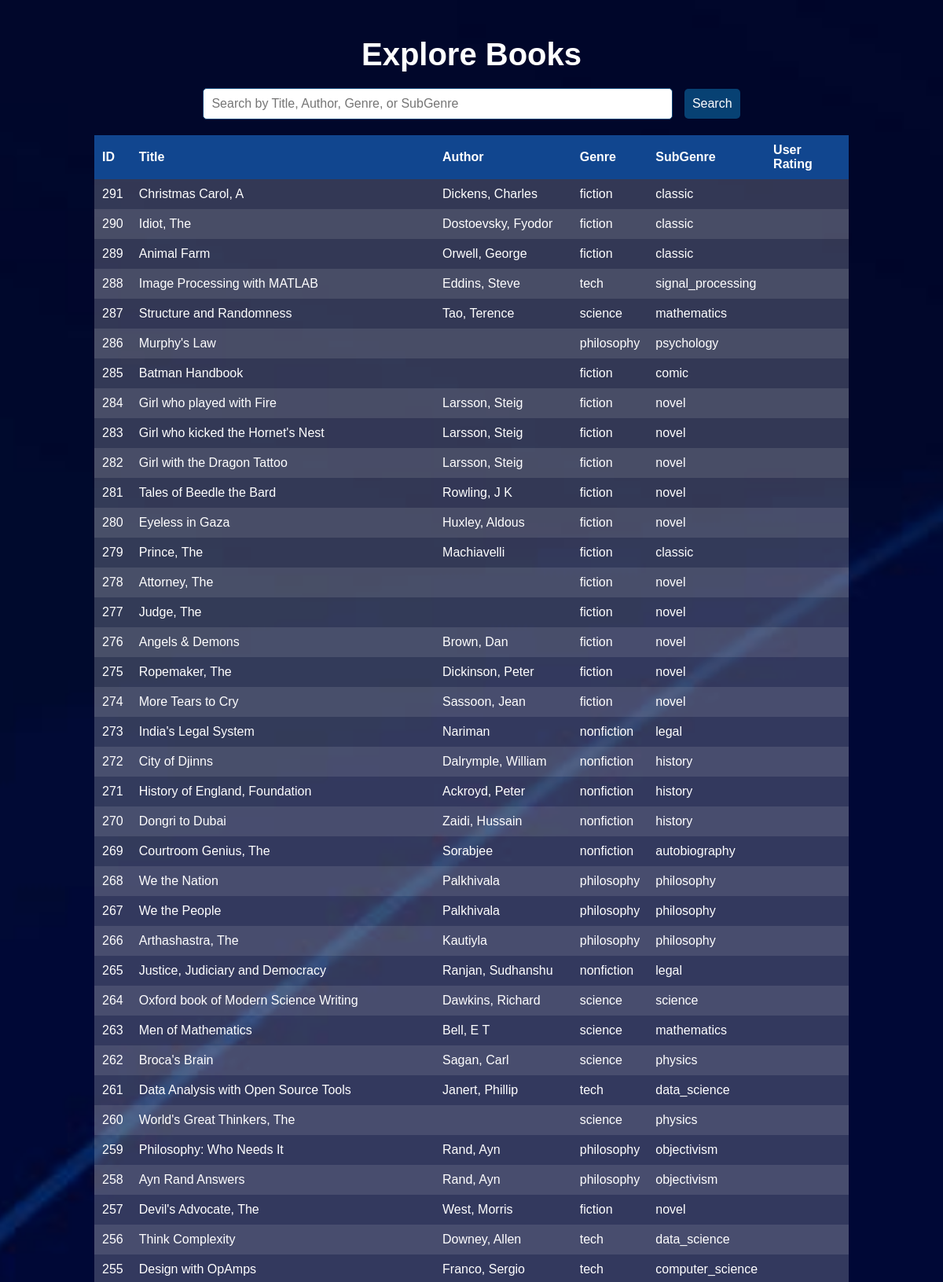
The page /templates/Explore.php?sort=id&order=DESC (upper part) on the database its author committed.
### tables this page shows
CREATE TABLE `book` (
  `id` int(11) NOT NULL,
  `Title` varchar(255) DEFAULT NULL,
  `Author` varchar(255) DEFAULT NULL,
  `Genre` varchar(255) DEFAULT NULL,
  `SubGenre` varchar(255) DEFAULT NULL,
  `UserRating` float DEFAULT NULL
);

### templates/Explore.php (the view, shortened to what this page needs)
<?php
$servername = "localhost";
$username = "root";
$password = "";
$dbname = "book_recommendation";
$conn = new mysqli($servername, $username, $password, $dbname);
$sort_column = 'id';
$sort_order = 'ASC';
if (isset($_GET['sort']) && isset($_GET['order'])) {
    $sort_column = $_GET['sort'];
    $sort_order = $_GET['order'] == 'ASC' ? 'ASC' : 'DESC';
}
$search_query = '';
$sql = "SELECT id, Title, Author, Genre, SubGenre, UserRating FROM book
        WHERE Title LIKE '%$search_query%'
        OR Author LIKE '%$search_query%'
        OR Genre LIKE '%$search_query%'
        OR SubGenre LIKE '%$search_query%'
        ORDER BY $sort_column $sort_order";
$result = $conn->query($sql);
?>
<!DOCTYPE html>
<html>
<head>
</head>
<body style="background-position: center center; background-size: cover; background-repeat: repeat; min-height: 100vh;">
    <div class="container">
        <h1>Explore Books</h1>
        <div class="search-form">
            <form method="get" action="">
                <input type="text" name="search" class="search-input" placeholder="Search by Title, Author, Genre, or SubGenre" value="<?php echo isset($_GET['search']) ? htmlspecialchars($_GET['search']) : ''; ?>">
                <button type="submit" class="search-button">Search</button>
            </form>
        </div>
        <div class="table-container">
            <table>
                <thead>
                    <tr>
                        <th><a href="?sort=id&order=<?php echo $sort_order == 'ASC' ? 'DESC' : 'ASC'; ?>">ID</a></th>
                        <th><a href="?sort=Title&order=<?php echo $sort_order == 'ASC' ? 'DESC' : 'ASC'; ?>">Title</a></th>
                        <th><a href="?sort=Author&order=<?php echo $sort_order == 'ASC' ? 'DESC' : 'ASC'; ?>">Author</a></th>
                        <th><a href="?sort=Genre&order=<?php echo $sort_order == 'ASC' ? 'DESC' : 'ASC'; ?>">Genre</a></th>
                        <th><a href="?sort=SubGenre&order=<?php echo $sort_order == 'ASC' ? 'DESC' : 'ASC'; ?>">SubGenre</a></th>
                        <th><a href="?sort=UserRating&order=<?php echo $sort_order == 'ASC' ? 'DESC' : 'ASC'; ?>">User Rating</a></th>
                    </tr>
                </thead>
                <tbody>
                    <?php
                    if ($result->num_rows > 0) {
                        while($row = $result->fetch_assoc()) {
                            echo "<tr>";
                            echo "<td>" . $row["id"]. "</td>";
                            echo "<td>" . $row["Title"]. "</td>";
                            echo "<td>" . $row["Author"]. "</td>";
                            echo "<td>" . $row["Genre"]. "</td>";
                            echo "<td>" . $row["SubGenre"]. "</td>";
                            echo "<td>" . $row["UserRating"]. "</td>";
                            echo "</tr>";
                        }
                    } else {
                        echo "<tr><td colspan='6'>No records found</td></tr>";
                    }
                    ?>
                </tbody>
            </table>
        </div>
    </div>
</body>
</html>

### templates/Explore.php (style rules this page uses)
body, html { margin: 0; padding: 0; height: 100%; font-family: 'Arial', sans-serif; background-image: url('http://localhost/book_recommendation/templates/Background_image.jpg'); color: white; background-attachment: fixed; }
.container { width: 80%; margin: auto; padding: 20px; }
h1 { text-align: center; font-size: 2.5rem; margin-bottom: 20px; }
.table-container { overflow-x: auto; }
table { width: 100%; border-collapse: collapse; background: rgba(255, 255, 255, 0.2); border-radius: 8px; box-shadow: 0 4px 10px rgba(0, 0, 0, 0.3); }
th, td { padding: 10px; text-align: left; }
th { background: #11468F; color: white; cursor: pointer; }
tr:nth-child(even) { background: rgba(255, 255, 255, 0.1); }
th a { color: white; text-decoration: none; }
.search-form { margin-bottom: 20px; text-align: center; }
.search-input { padding: 10px; font-size: 1rem; border-radius: 5px; border: 1px solid #074173; width: 60%; margin-right: 10px; }
.search-button { background-color: #074173; color: white; border: none; border-radius: 5px; padding: 10px; cursor: pointer; font-size: 1rem; }

### rows shown on the page
book: id "291", Title "Christmas Carol, A", Author "Dickens, Charles", Genre "fiction", SubGenre "classic"
book: id "290", Title "Idiot, The", Author "Dostoevsky, Fyodor", Genre "fiction", SubGenre "classic"
book: id "289", Title "Animal Farm", Author "Orwell, George", Genre "fiction", SubGenre "classic"
book: id "288", Title "Image Processing with MATLAB", Author "Eddins, Steve", Genre "tech", SubGenre "signal_processing"
book: id "287", Title "Structure and Randomness", Author "Tao, Terence", Genre "science", SubGenre "mathematics"
book: id "286", Title "Murphy's Law", Genre "philosophy", SubGenre "psychology"
book: id "285", Title "Batman Handbook", Genre "fiction", SubGenre "comic"
book: id "284", Title "Girl who played with Fire", Author "Larsson, Steig", Genre "fiction", SubGenre "novel"
book: id "283", Title "Girl who kicked the Hornet's Nest", Author "Larsson, Steig", Genre "fiction", SubGenre "novel"
book: id "282", Title "Girl with the Dragon Tattoo", Author "Larsson, Steig", Genre "fiction", SubGenre "novel"
book: id "281", Title "Tales of Beedle the Bard", Author "Rowling, J K", Genre "fiction", SubGenre "novel"
book: id "280", Title "Eyeless in Gaza", Author "Huxley, Aldous", Genre "fiction", SubGenre "novel"
book: id "279", Title "Prince, The", Author "Machiavelli", Genre "fiction", SubGenre "classic"
book: id "278", Title "Attorney, The", Genre "fiction", SubGenre "novel"
book: id "277", Title "Judge, The", Genre "fiction", SubGenre "novel"
book: id "276", Title "Angels & Demons", Author "Brown, Dan", Genre "fiction", SubGenre "novel"
book: id "275", Title "Ropemaker, The", Author "Dickinson, Peter", Genre "fiction", SubGenre "novel"
book: id "274", Title "More Tears to Cry", Author "Sassoon, Jean", Genre "fiction", SubGenre "novel"
book: id "273", Title "India's Legal System", Author "Nariman", Genre "nonfiction", SubGenre "legal"
book: id "272", Title "City of Djinns", Author "Dalrymple, William", Genre "nonfiction", SubGenre "history"
book: id "271", Title "History of England, Foundation", Author "Ackroyd, Peter", Genre "nonfiction", SubGenre "history"
book: id "270", Title "Dongri to Dubai", Author "Zaidi, Hussain", Genre "nonfiction", SubGenre "history"
book: id "269", Title "Courtroom Genius, The", Author "Sorabjee", Genre "nonfiction", SubGenre "autobiography"
book: id "268", Title "We the Nation", Author "Palkhivala", Genre "philosophy", SubGenre "philosophy"
book: id "267", Title "We the People", Author "Palkhivala", Genre "philosophy", SubGenre "philosophy"
book: id "266", Title "Arthashastra, The", Author "Kautiyla", Genre "philosophy", SubGenre "philosophy"
book: id "265", Title "Justice, Judiciary and Democracy", Author "Ranjan, Sudhanshu", Genre "nonfiction", SubGenre "legal"
book: id "264", Title "Oxford book of Modern Science Writing", Author "Dawkins, Richard", Genre "science", SubGenre "science"
book: id "263", Title "Men of Mathematics", Author "Bell, E T", Genre "science", SubGenre "mathematics"
book: id "262", Title "Broca's Brain", Author "Sagan, Carl", Genre "science", SubGenre "physics"
book: id "261", Title "Data Analysis with Open Source Tools", Author "Janert, Phillip", Genre "tech", SubGenre "data_science"
book: id "260", Title "World's Great Thinkers, The", Genre "science", SubGenre "physics"
book: id "259", Title "Philosophy: Who Needs It", Author "Rand, Ayn", Genre "philosophy", SubGenre "objectivism"
book: id "258", Title "Ayn Rand Answers", Author "Rand, Ayn", Genre "philosophy", SubGenre "objectivism"
book: id "257", Title "Devil's Advocate, The", Author "West, Morris", Genre "fiction", SubGenre "novel"
book: id "256", Title "Think Complexity", Author "Downey, Allen", Genre "tech", SubGenre "data_science"
book: id "255", Title "Design with OpAmps", Author "Franco, Sergio", Genre "tech", SubGenre "computer_science"
